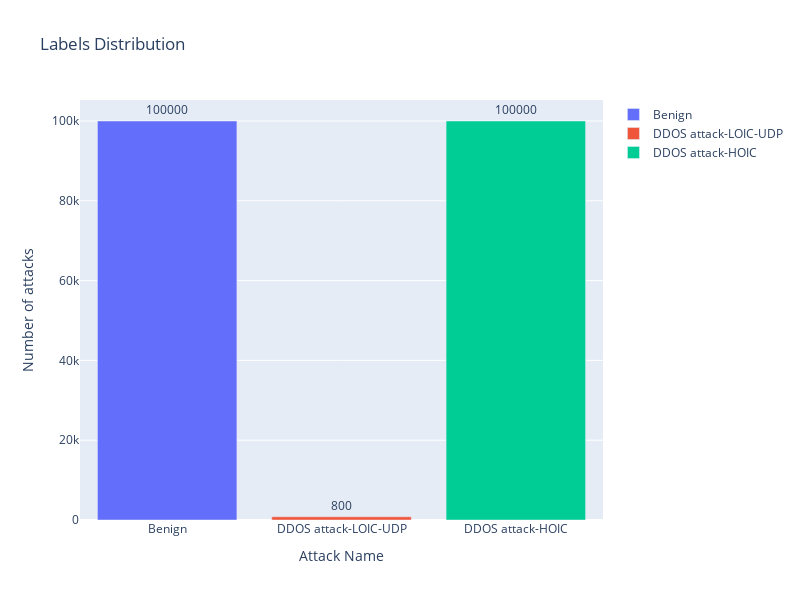

Notebook code for this chart:
### Code cell
toTrainModel = shortData(withoutDuplicates, 100000, 800, 100000).copy()
selectedToSaveDataset = shortData(
    withoutDuplicates, 100000, 1730, 198830).copy()
showAttackDistribution(toTrainModel[LABEL])

### Figure 1 — Plotly figure (JSON) as saved in the notebook; plotly's stock layout.template omitted (floating-point values rounded to 4 significant figures)
{"data": [{"name": "Benign", "orientation": "v", "text": "100000", "textposition": "outside", "type": "bar", "x": ["Benign"], "y": [100000]}, {"name": "DDOS attack-LOIC-UDP", "orientation": "v", "text": "800", "textposition": "outside", "type": "bar", "x": ["DDOS attack-LOIC-UDP"], "y": [800]}, {"name": "DDOS attack-HOIC", "orientation": "v", "text": "100000", "textposition": "outside", "type": "bar", "x": ["DDOS attack-HOIC"], "y": [100000]}], "layout": {"height": 600, "title": {"text": "Labels Distribution"}, "width": 800, "xaxis": {"title": {"text": "Attack Name"}}, "yaxis": {"title": {"text": "Number of attacks"}}}}
